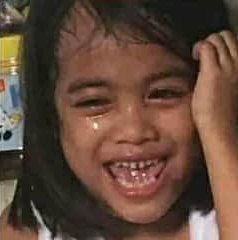
#> input picture LAB 2/Resources/image_1.png, 238 x 240 px, found by its file name
$ python test.py
#> lines starting #> are read from the running program, lines starting #| are printed output that depends on the picture
import sys
import cv2
import numpy as np

def cross_correlation(img, kernel):
    '''Given a kernel of arbitrary m x n dimensions, with both m and n being
    odd, compute the cross correlation of the given image with the given
    kernel, such that the output is of the same dimensions as the image and that
    you assume the pixels out of the bounds of the image to be zero. Note that
    you need to apply the kernel to each channel separately, if the given image
    is an RGB image.

    Inputs:
        img:    Either an RGB image (height x width x 3) or a grayscale image
                (height x width) as a numpy array.
        kernel: A 2D numpy array (m x n), with m and n both odd (but may not be
                equal).

    Output:
        Return an image of the same dimensions as the input image (same width,
        height and the number of color channels)
    '''

    #   Get local copy of img
    image = img

    #   Extract image dimensions height and width
    image_height, image_width = image.shape[:2]

    #   Extract kernel dimensions, assuming that the kernel is m x n
    kernel_height, kernel_width = kernel.shape

    #   Initialize number of image channels
    image_channels = 0

    #   Check if the image is grayscale or RGB
    if len(image.shape) == 3:             #     Cover the case where the image is colored
        image_channels = image.shape[2]
    else:                                 #     Cover the case where the image is greyscale
        image_channels = 1
        image = image[:, :, np.newaxis]   #     Convert grayscale image to 3-channel (for consistency)

    #   Initialize blank image for result of operation
    processed_image = np.zeros_like(image)

    #   Pad image with zeroes
    padded_image = np.zeros((image_height+kernel_height-1,image_width+kernel_width-1, image_channels))
    for c in range(image_channels):
        for i in range(image_height):
            for j in range(image_width):
                padded_image[i + int((kernel_height - 1) / 2), j + int((kernel_width - 1) / 2), c] = image[i, j, c]  #  Copy image to padded array

    print('Padding')
    preview_image('Padded', padded_image)

    #   Loop for computing cross-correlation with kernel
    for i in range(image_height):
        for j in range(image_width):
            for c in range(image_channels):
                #   Extract the window from the padded image for the current color channel
                window = padded_image[i : i + kernel_height, j : j + kernel_width, c]
                #   Perform element-wise multiplication between padded image and kernel
                processed_image[i, j, c] = np.sum(window * kernel)

    return processed_image

def preview_image(title, image):

    cv2.imshow(title, image)
    cv2.waitKey(0)
    cv2.destroyAllWindows()


def main():

    # Load the images
    image_1 = cv2.imread('image_1.png')     # Smiling
#> image_1 is the input picture: shape (240, 238, 3); mean B, G, R 57.6, 72.2, 97.3
    image_2 = cv2.imread('image_2.png')     # Crying
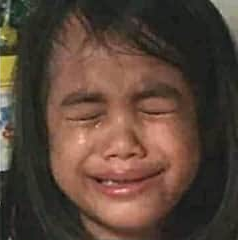
#> input picture LAB 2/Resources/image_2.png, 238 x 240 px, found by its file name
#> image_2 is the input picture: shape (240, 238, 3); mean B, G, R 56.4, 68.5, 88.6

    # Preview of the images
    """ preview_image('Smiling', image_1)
    preview_image('Crying', image_2) """

    # Mean Filter Kernel
    kernel = np.array([(1,1,1),(1,1,1),(1,1,1)])*(1/9)

    # Test cross-correlation
    result_image = cross_correlation(image_1, kernel)
#> after the loop in cross_correlation, `for c in range(image_channels):`:
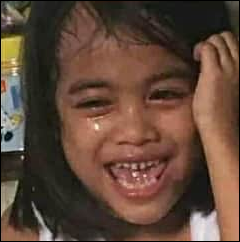
#> padded_image: shape (242, 240, 3) float64; mean B, G, R 56.7, 71, 95.7
#> in preview_image, `cv2.imshow(title, image)`:
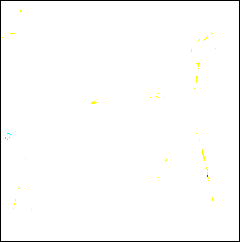
#> window 'Padded': shape (242, 240, 3); mean B, G, R 250.3, 250.8, 250.8

    preview_image('Result', result_image)

if __name__ == "__main__":
    main()
